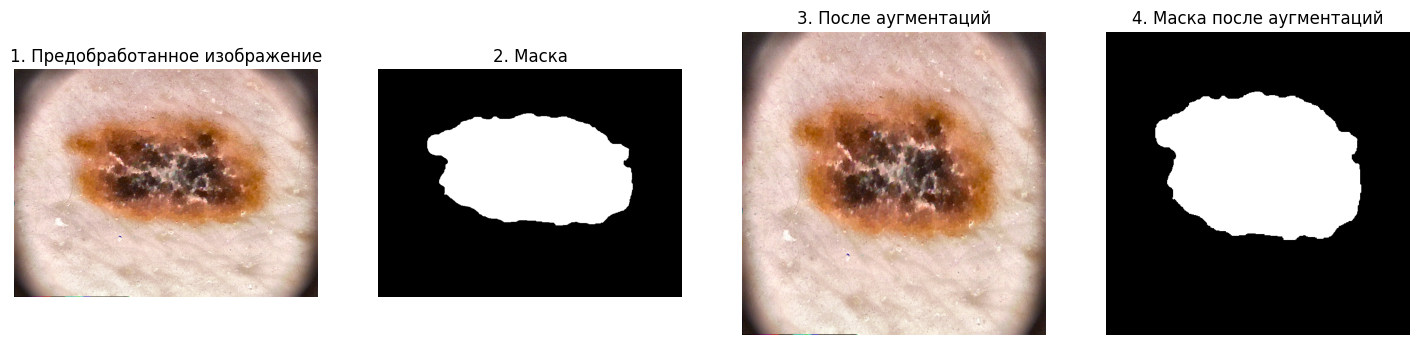
#> input picture src/visualizations/Train_Sample.png, 1419 x 345 px
$ python -i preprocess_spec_2305.py   (imports and definitions only)
#> lines starting #> are read from the running program, lines starting #| are printed output that depends on the picture; after the words box and inside, x2 and y2 are one past the last pixel; in counts of white or black regions, pixels touching at a corner belong together
#> further down, picture is the input picture: shape (345, 1419, 3); mean B, G, R 155.1, 160.6, 172.1
import cv2
import numpy as np
import logging
import warnings
from typing import Tuple, Optional
from config import Config

# Настраиваем логирование
# [1 line not run here, left out]
logger = logging.getLogger(__name__)


# [13 lines left out: functions get_crop_bbox, apply_crop, not called in this run]

class HairRemovalLyakhov:
    def __init__(self, kernel_size_r=5, kernel_size_d=3, threshold=40):
        self.kernel_close = cv2.getStructuringElement(cv2.MORPH_ELLIPSE, (kernel_size_r, kernel_size_r))
        self.kernel_dilate = cv2.getStructuringElement(cv2.MORPH_ELLIPSE, (kernel_size_d, kernel_size_d))
        self.threshold = threshold

    def __call__(self, image):
        # Разложение на каналы и обработка каждого
        channels = cv2.split(image)
        processed_channels = []

        for channel in channels:
            # Морфологическое закрытие
            closed = cv2.morphologyEx(channel, cv2.MORPH_CLOSE, self.kernel_close)

            # Вычитание для выделения волос
            diff = cv2.subtract(closed, channel)

            # Пороговая бинаризация
            _, mask = cv2.threshold(diff, self.threshold, 255, cv2.THRESH_BINARY)

            # Дилатация маски
            mask = cv2.dilate(mask, self.kernel_dilate, iterations=1)

            # Inpainting (Telea или Navier-Stokes)
            cleaned = cv2.inpaint(channel, mask, inpaintRadius=3, flags=cv2.INPAINT_TELEA)
            processed_channels.append(cleaned)
#> this loop made 3 passes
#> pass 1, in __call__, `closed = cv2.morphologyEx(channel, cv2.MORPH_CLOSE, self.kernel_close)`:
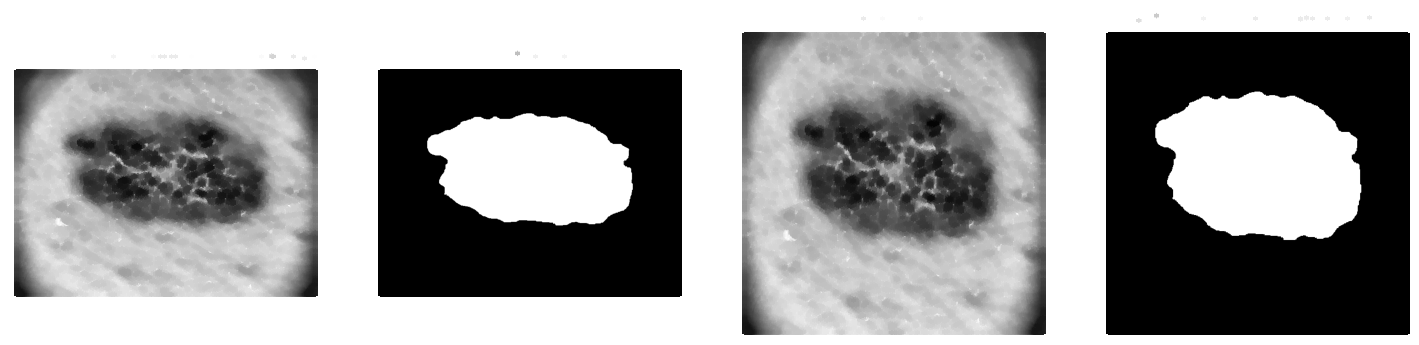
#> closed: shape (345, 1419); min 0, max 255, mean 158
#> pass 1, in __call__, `diff = cv2.subtract(closed, channel)`:
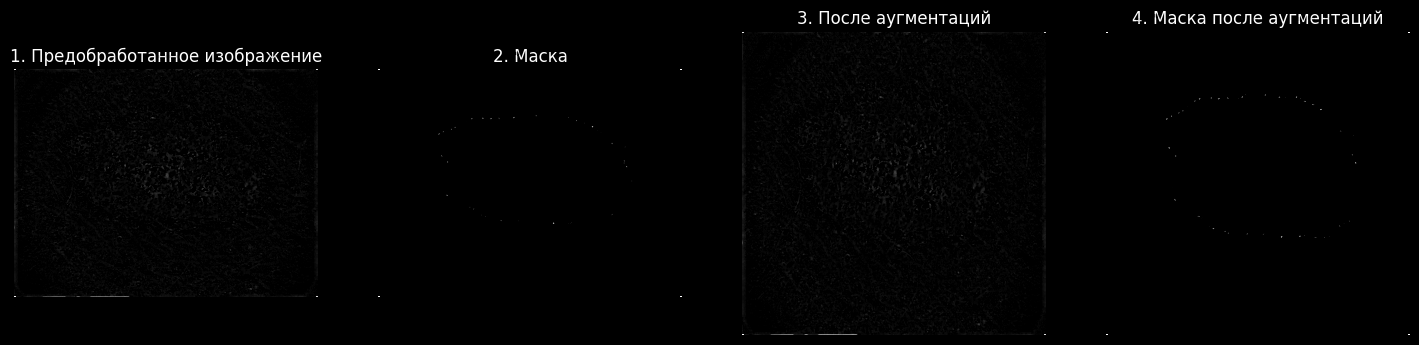
#> diff: shape (345, 1419); min 0, max 255, mean 2.9
#> pass 1, in __call__, `_, mask = cv2.threshold(diff, self.threshold, 255, cv2.THRESH_BINARY)`:
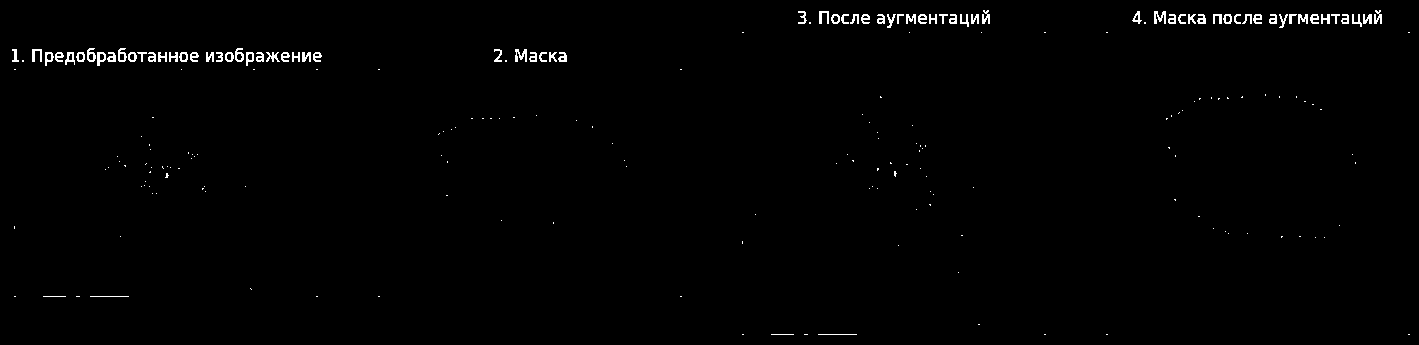
#> mask: shape (345, 1419); 0.93% white in thin lines or dots
#> pass 1, in __call__, `mask = cv2.dilate(mask, self.kernel_dilate, iterations=1)`:
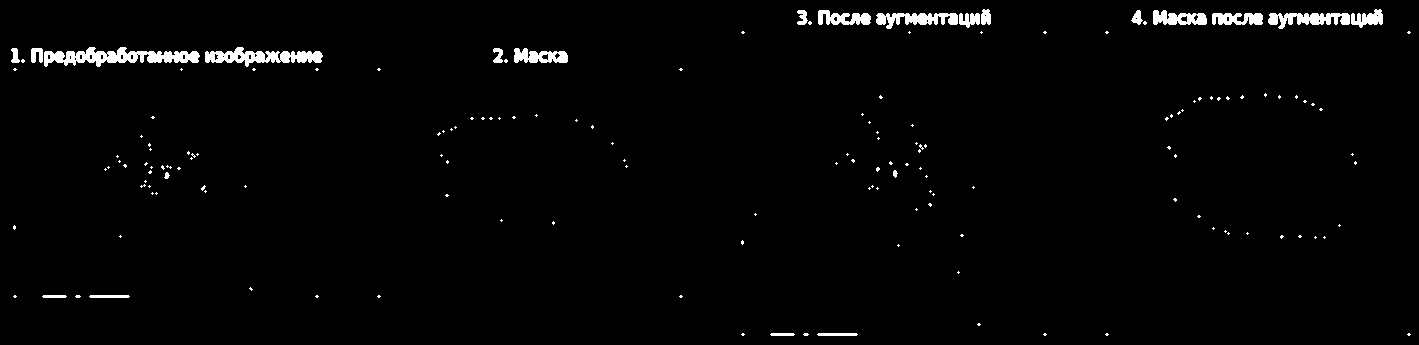
#> mask: shape (345, 1419); 1.9% white; 161 white regions (139 under 20 px), largest, box (x1, y1, x2, y2) and area: (44, 47, 200, 67) 1638, (205, 47, 323, 67) 1196, (1268, 13, 1350, 29) 784
#> after the loop:
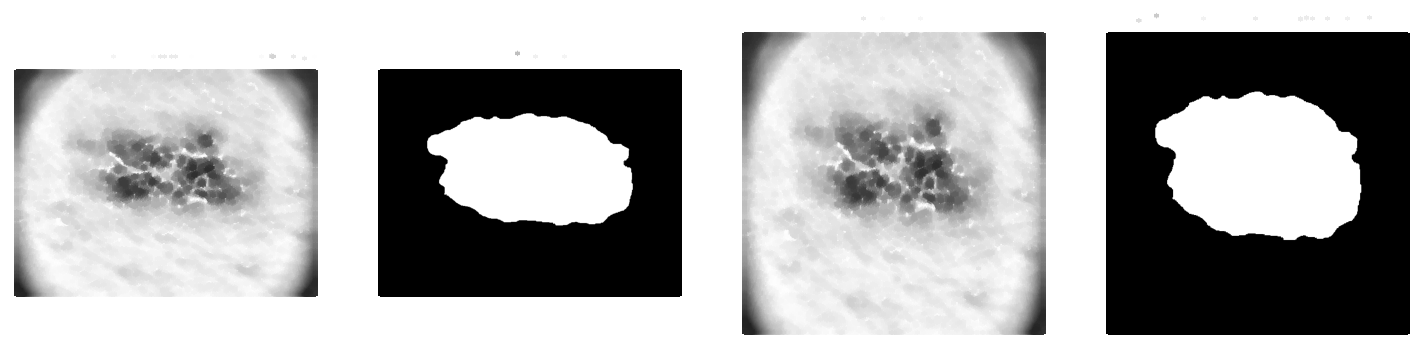
#> closed: shape (345, 1419); min 0, max 255, mean 174.9
#> after the loop, processed_channels = 3 items

        # Сборка обратно в RGB
        return cv2.merge(processed_channels)


# [40 lines that did not run here, left out]


class DermatologyPreprocessor:
    # [52 lines left out: functions __init__, __call__, not called in this run]

>>> import cv2
>>> picture = cv2.imread('visualizations/Train_Sample.png')
>>> result = HairRemovalLyakhov()(picture)

$ run again, on src/visualizations/Val_Sample.png
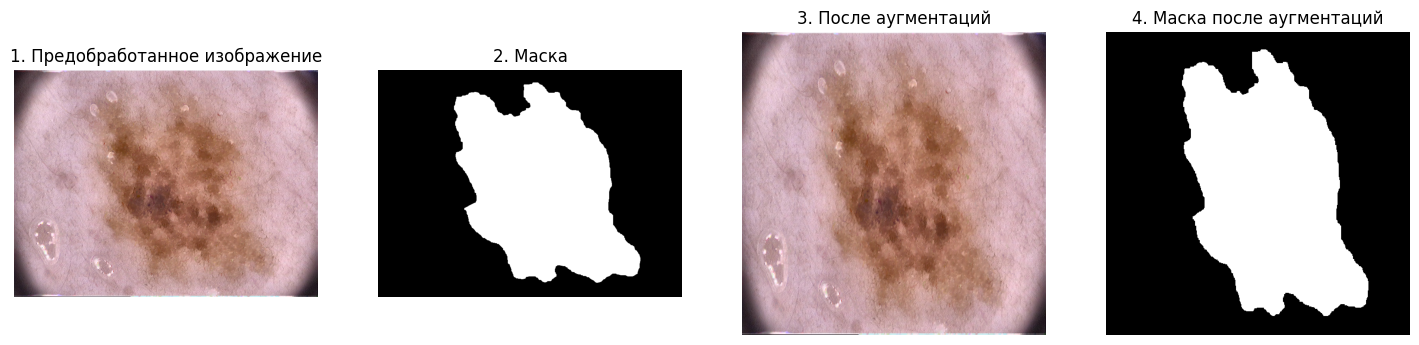
#> input picture src/visualizations/Val_Sample.png, 1419 x 345 px
#> picture is the input picture: shape (345, 1419, 3); mean B, G, R 162.9, 163.3, 176.4
#> the loop in __call__, `for channel in channels:` made 3 passes
#> pass 1, in __call__, `_, mask = cv2.threshold(diff, self.threshold, 255, cv2.THRESH_BINARY)`:
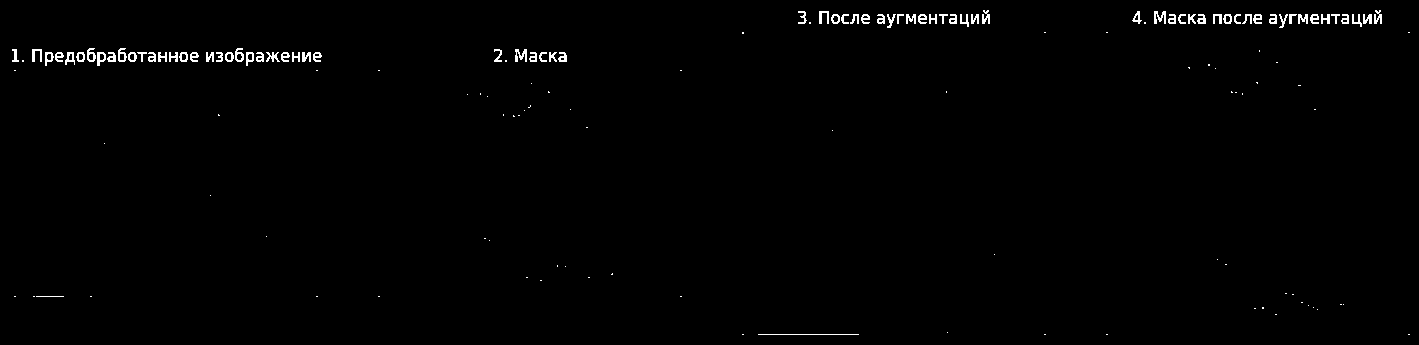
#> mask: shape (345, 1419); 0.91% white in thin lines or dots
#> after the loop in __call__, `for channel in channels:`:
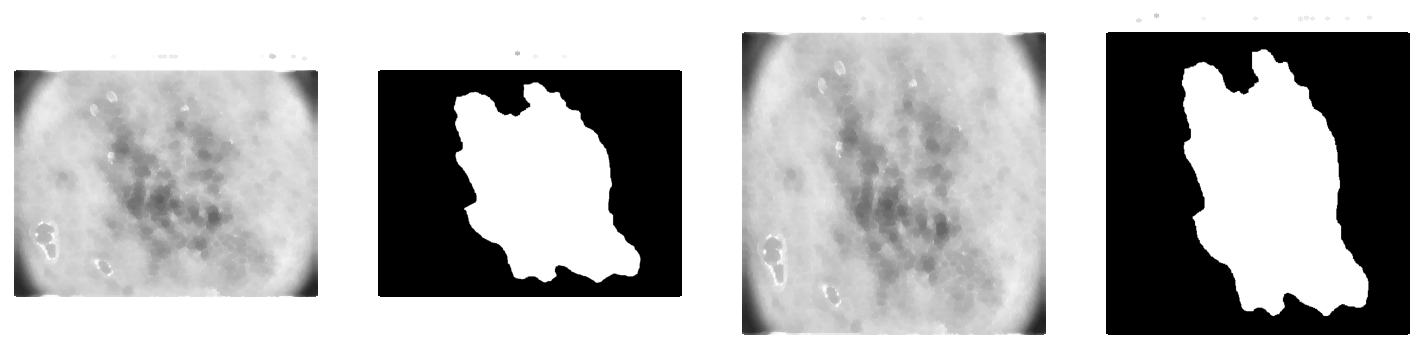
#> closed: shape (345, 1419); min 0, max 255, mean 179.4
#> after the loop in __call__, `for channel in channels:`: processed_channels = 3 items

$ run again, on src/visualizations/val_sample_preprocess1.png
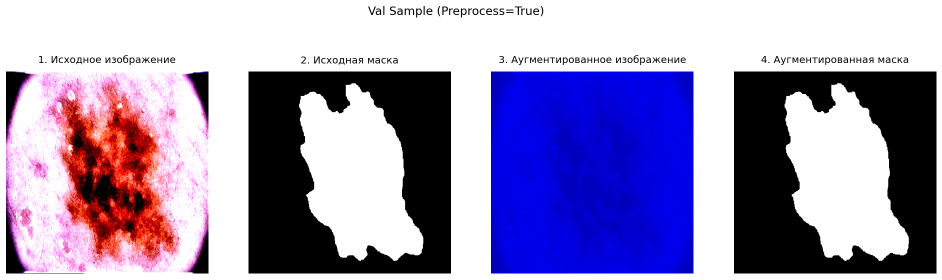
#> input picture src/visualizations/val_sample_preprocess1.png, 1884 x 559 px (shown at 1/2 size)
#> picture is the input picture: shape (559, 1884, 3); mean B, G, R 182.7, 146, 156.6
#> the loop in __call__, `for channel in channels:` made 3 passes
#> pass 1, in __call__, `_, mask = cv2.threshold(diff, self.threshold, 255, cv2.THRESH_BINARY)`:
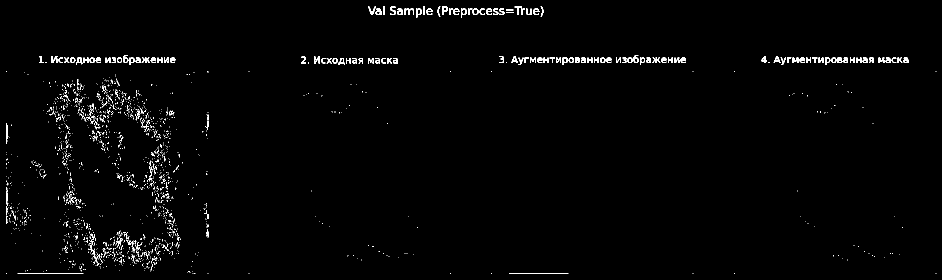
#> mask: shape (559, 1884) (shown at 1/2 size); 1.4% white in thin lines or dots
#> after the loop in __call__, `for channel in channels:`: processed_channels = 3 items
#> in __call__, `return cv2.merge(processed_channels)`:
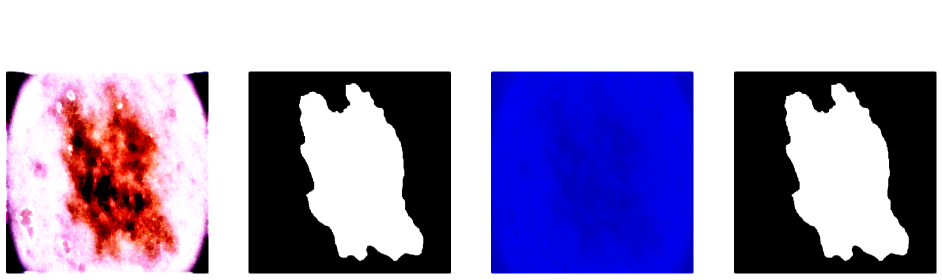
#> returned value: shape (559, 1884, 3) (shown at 1/2 size); mean of channels 0, 1, 2 184.7, 148.6, 158.5; drawn as B, G, R
